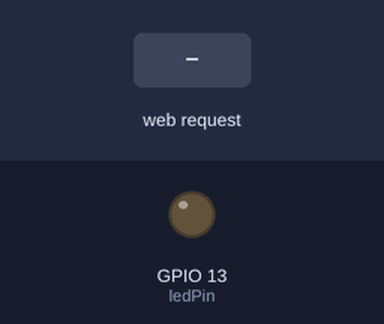
The sketch below on a simulated ESP8266 (NodeMCU). Parts: output pins drawn as LEDs (lit = HIGH). Inputs (shaded band) come from the test bench. WiFi joins after 1.5 s; servers stay silent unless stated; what the sketch prints to the serial monitor is not drawn.

Above: at 2.7 s.
2.8 s: HTTP request GET /left.cgi received
At 3.9 s:
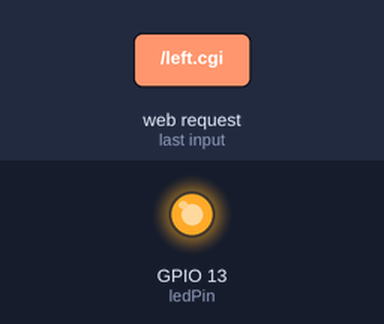
Timing chart, 0 to 5.8 s (numbered marks = the images above; inputs shaded):
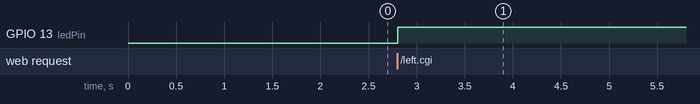

Measured:
- after the input at 2.8 s, GPIO 13 (ledPin): LOW → HIGH at once

The sketch:

remote_control_sample.ino
```cpp
#include <ESP8266WiFi.h>

// Choose your wifi login:
const char* ssid="ForgeHQ_Shop";
const char* password = "robotsWin2017!";

int ledPin = 13;
int value = LOW;
int sensorReading = 0;

WiFiServer server(80);

void setup() {
   Serial.begin(115200);
   delay(10);

   pinMode(ledPin, OUTPUT);
   digitalWrite(ledPin, LOW);

   Serial.println();
   Serial.println();
   Serial.print("Connecting to ");
   Serial.println(ssid);

   WiFi.begin(ssid, password);

   while(WiFi.status() != WL_CONNECTED) {
      delay(500);
      Serial.print(".");
   }

   Serial.println("");
   Serial.println("WiFi connected");

   server.begin();
   Serial.println("Server started");
   Serial.print("Use this URL to connect:");
   Serial.print("http://");
   Serial.print(WiFi.localIP());
   Serial.println("/");
}

void loop() {


   WiFiClient client = server.available();
   if (!client) {
      return;
   }

   Serial.println("new client");
   while(!client.available()) {
     delay(1);
   }

   String request = client.readStringUntil('\r');
   Serial.println(request);
   client.flush();

// Your code goes here and looks like this:
/*
    if(request.indexOf("/left.cgi") != -1) {
       digitalWrite(ledPin, HIGH);
       value = HIGH;
   }
*/

   if(request.indexOf("/left.cgi") != -1) {
       digitalWrite(ledPin, HIGH);
       value = HIGH;
   }

   digitalWrite(ledPin, value);
   client.println("HTTP/1.1 200 OK");
   client.println("Content-Type: text/html");
   client.println("");
   client.println("<html><hr /><center>");
   client.println("<H1> Your Device Name goes here </H1><br /> <hr />");
// your html code goes here, example link
/*
 * client.println("<a href=\"/left.cgi\">LEFT</a>");
 */
   client.println("<a href=\"/left.cgi\">LEFT</a>");


   client.println("</html>");

   delay(1);
   Serial.println("Client disconnected");
   Serial.println("");

}
```
